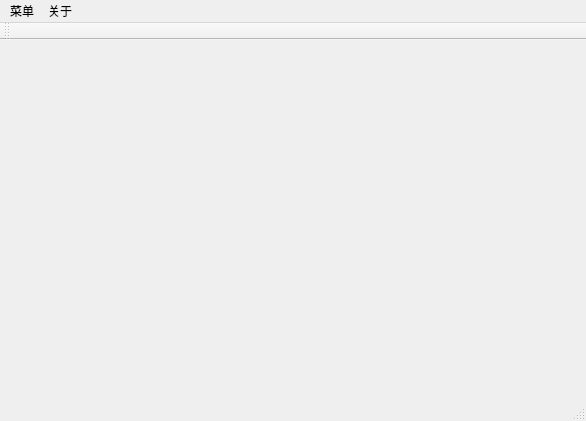
<?xml version="1.0" encoding="UTF-8"?>
<ui version="4.0">
 <class>MainWindow</class>
 <widget class="QMainWindow" name="MainWindow">
  <property name="geometry">
   <rect>
    <x>0</x>
    <y>0</y>
    <width>586</width>
    <height>421</height>
   </rect>
  </property>
  <property name="windowTitle">
   <string>MainWindow</string>
  </property>
  <widget class="QWidget" name="centralWidget"/>
  <widget class="QMenuBar" name="menuBar">
   <property name="geometry">
    <rect>
     <x>0</x>
     <y>0</y>
     <width>586</width>
     <height>26</height>
    </rect>
   </property>
   <widget class="QMenu" name="menu">
    <property name="title">
     <string>菜单</string>
    </property>
    <addaction name="actionopen_file"/>
    <addaction name="separator"/>
    <addaction name="actionopen_video_stream"/>
   </widget>
   <widget class="QMenu" name="menu_3">
    <property name="title">
     <string>关于</string>
    </property>
    <addaction name="action_2"/>
    <addaction name="action_3"/>
   </widget>
   <addaction name="menu"/>
   <addaction name="menu_3"/>
  </widget>
  <widget class="QToolBar" name="mainToolBar">
   <attribute name="toolBarArea">
    <enum>TopToolBarArea</enum>
   </attribute>
   <attribute name="toolBarBreak">
    <bool>false</bool>
   </attribute>
  </widget>
  <widget class="QStatusBar" name="statusBar"/>
  <action name="actionopen_file">
   <property name="text">
    <string>打开本地文件</string>
   </property>
  </action>
  <action name="actionopen_video_stream">
   <property name="text">
    <string>打开网络串流</string>
   </property>
  </action>
  <action name="action_2">
   <property name="text">
    <string>帮助</string>
   </property>
  </action>
  <action name="action_3">
   <property name="text">
    <string>说明</string>
   </property>
  </action>
 </widget>
 <layoutdefault spacing="6" margin="11"/>
 <resources/>
 <connections/>
</ui>
